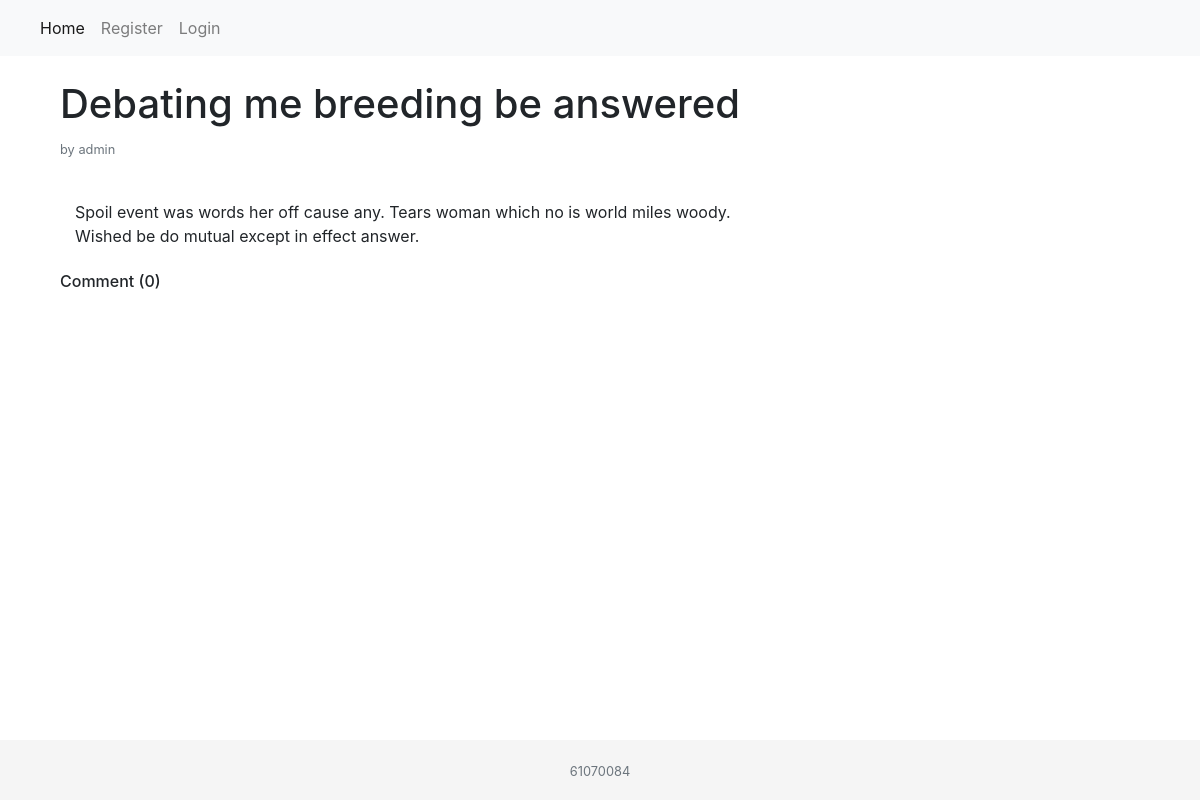
/management/detail/3/, run on an earlier commit of the app's database.
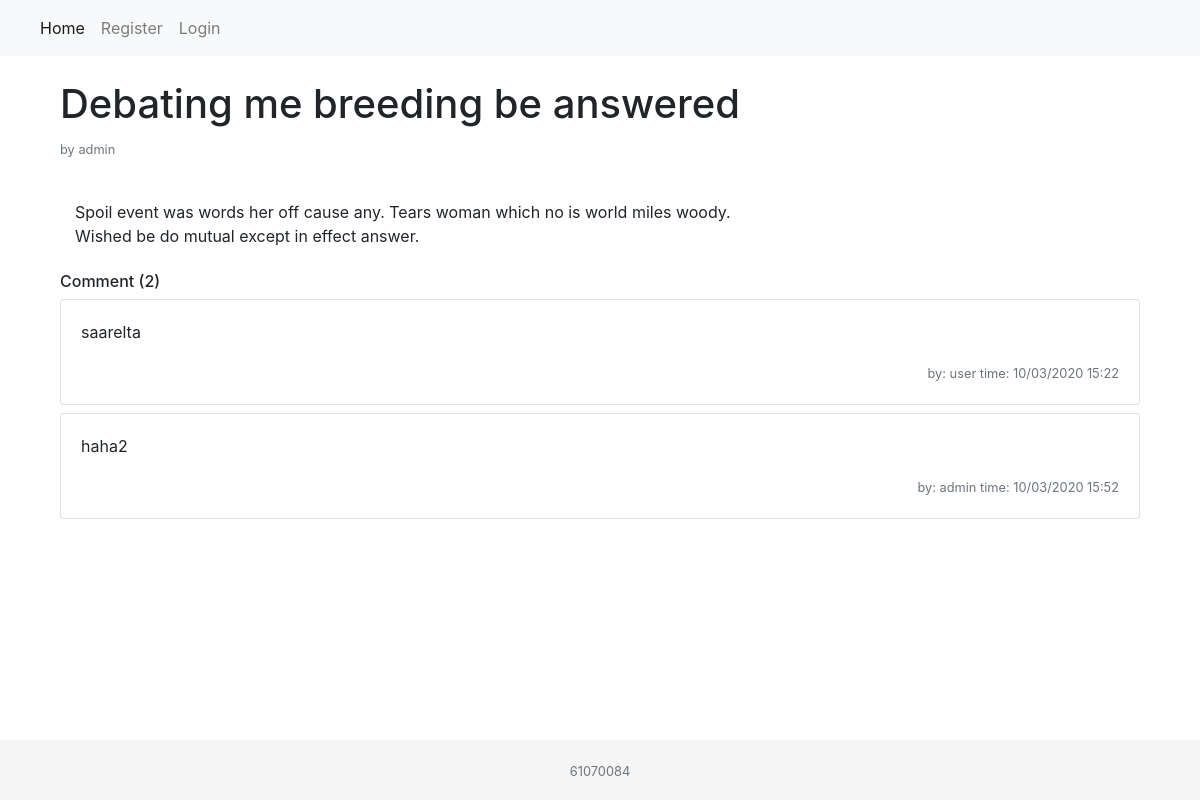
And on a later commit of the database.
### management/models.py (models this page shows)
class Comment(models.Model):
    id = models.IntegerField(primary_key=True)
    content = models.TextField()
    create_time = models.DateTimeField(auto_now_add=True)
    user_id = models.ForeignKey(User, on_delete=models.CASCADE)
    post_id = models.ForeignKey(Post, on_delete=models.CASCADE)

### management/views.py (the view)
# urls.py: path('detail/<int:post_id>/', views.detail, name='post_detail'),
def detail(request, post_id):
    current_user = request.user
    if request.method == 'POST':
        Comment.objects.create(
            content=request.POST.get('content'),
            user_id=current_user,
            post_id=Post.objects.get(pk=post_id)
        )
    post = Post.objects.get(pk=post_id)
    comment = Comment.objects.filter(post_id=post_id)
    comment_cnt = len(comment)
    return render(request, template_name='detail.html', context={
        'post': post,
        'comment': comment,
        'comment_cnt': comment_cnt
    })

### templates/detail.html (shortened to what this page needs)
{% extends "base.html" %}
{% block content %}
    <div class="container">
        <div class="row">
            <div class="col-10">
                <h1>{{ post.title }}</h1>
                <p class="text-muted"><small>by {{ post.user_id }}</small>
            </div>
        </div>
        <div>
            <p class="col-8 mt-4 mb-4">{{ post.content }}</p>
        </div>
        <h6>Comment ({{ comment_cnt }})</h6>
        {% for co in comment %}
        <div class="card mb-2">
            <div class="card-body">
                <p class="card-text">{{ co.content }}</p>
                <p class="card-text text-right"><small class="text-muted">by: {{ co.user_id.username }} time: {{ co.create_time|date:'d/m/Y H:i' }}</small></p>
            </div>
        </div>
        {% endfor %}
    </div>
{% endblock content %}

What changed in the data, as far as the page shows it:
added Comment: content "saarelta", user_id.username "user", create_time "10/03/2020 15:22"
added Comment: content "haha2", user_id.username "admin", create_time "10/03/2020 15:52"
Also different on the page:
{{ comment_cnt }}: "0" → "2"
